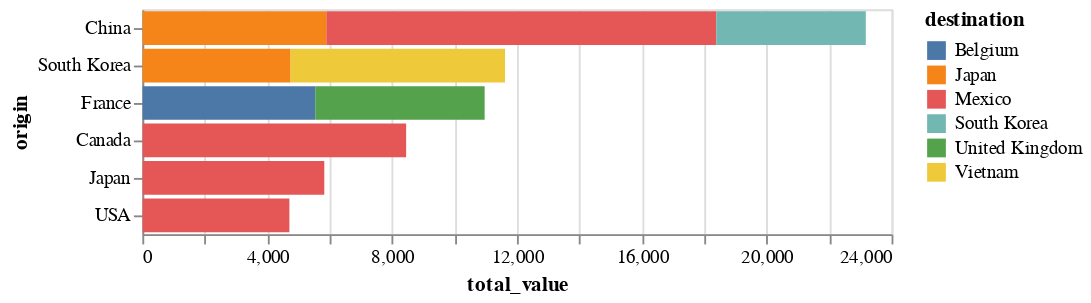

Notebook source saved alongside this figure:
### Markdown cell above
La gráfica anterior revela que el grueso de las rutas provienen de china, pero no todas las rutas de china son altamente valiosas. La tabla de rutas más frecuentes revela que la ruta corea del sur y vietnam es la más usada e incidentalmente es muy valiosa. Eso lo veremos en la gráfica siguiente

### Code cell
rutas_mas_valiosas = alt.Chart(df_50rutas_mas_valiosas).mark_bar().encode(
    y= alt.Y('origin:N',
            sort = "-x"),
    x= alt.X('total_value:Q'),
    color='destination:N',
    tooltip=['origin', 'destination', 'total_value']
).interactive()

rutas_mas_valiosas

### Figure 1 — Vega-Lite specification as saved in the notebook (floating-point values rounded to 4 significant figures)
{"config": {"view": {"continuousWidth": 400, "continuousHeight": 300}}, "data": {"name": "data-4f19646026a7d025dbbec6e2d2fbdd97"}, "mark": "bar", "encoding": {"color": {"type": "nominal", "field": "destination"}, "tooltip": [{"type": "nominal", "field": "origin"}, {"type": "nominal", "field": "destination"}, {"type": "quantitative", "field": "total_value"}], "x": {"type": "quantitative", "field": "total_value"}, "y": {"type": "nominal", "field": "origin", "sort": "-x"}}, "selection": {"selector003": {"type": "interval", "bind": "scales", "encodings": ["x", "y"]}}, "$schema": "https://vega.github.io/schema/vega-lite/v4.8.1.json", "datasets": {"data-4f19646026a7d025dbbec6e2d2fbdd97": [{"index": 34, "origin": "China", "destination": "Mexico", "total_value": 12490.0, "porcentaje_del_total": 5.793}, {"index": 26, "origin": "Canada", "destination": "Mexico", "total_value": 8450.0, "porcentaje_del_total": 3.918}, {"index": 138, "origin": "South Korea", "destination": "Vietnam", "total_value": 6877.0, "porcentaje_del_total": 3.188}, {"index": 33, "origin": "China", "destination": "Japan", "total_value": 5891.0, "porcentaje_del_total": 2.731}, {"index": 90, "origin": "Japan", "destination": "Mexico", "total_value": 5829.0, "porcentaje_del_total": 2.702}, {"index": 43, "origin": "France", "destination": "Belgium", "total_value": 5538.0, "porcentaje_del_total": 2.568}, {"index": 53, "origin": "France", "destination": "United Kingdom", "total_value": 5427.0, "porcentaje_del_total": 2.516}, {"index": 37, "origin": "China", "destination": "South Korea", "total_value": 4790.0, "porcentaje_del_total": 2.221}, {"index": 134, "origin": "South Korea", "destination": "Japan", "total_value": 4741.0, "porcentaje_del_total": 2.198}, {"index": 158, "origin": "USA", "destination": "Mexico", "total_value": 4710.0, "porcentaje_del_total": 2.184}]}}
